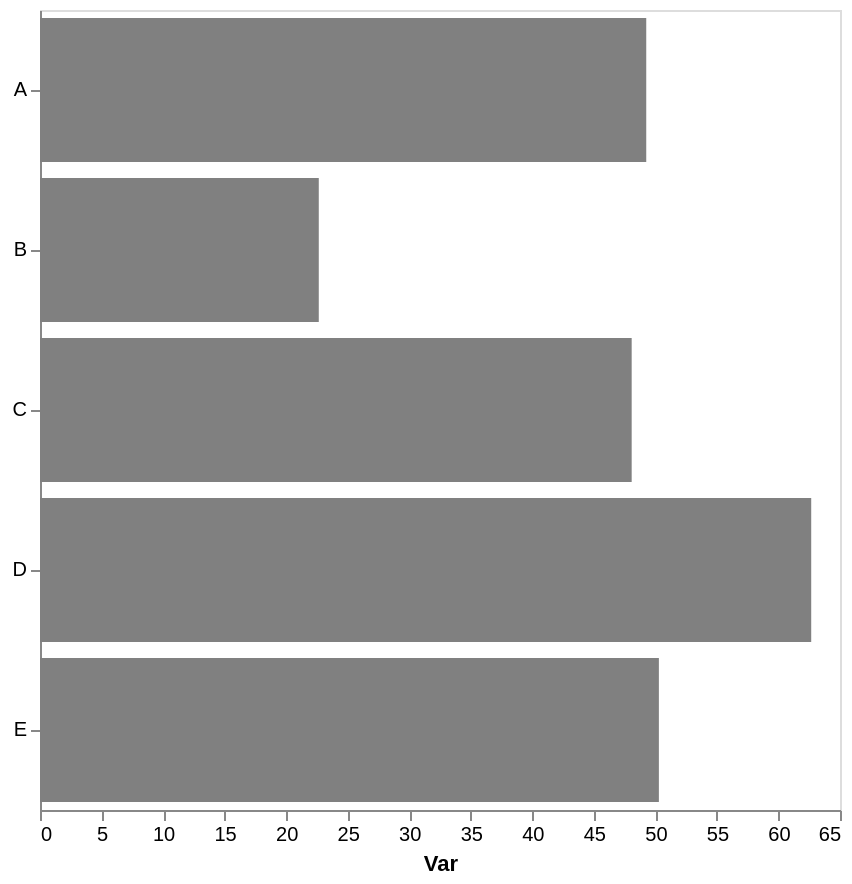

This figure's Vega-Lite source:
### Vega-Lite specification from a JSON file in a GitHub repository (floating-point values rounded to 4 significant figures)
{"config": {"view": {"continuousWidth": 300, "continuousHeight": 300}, "axis": {"grid": false}, "bar": {"color": "gray"}}, "data": {"name": "data-1bb3a6129a6c38f6db381bd39a3f6d29"}, "mark": {"type": "bar"}, "encoding": {"x": {"aggregate": "mean", "axis": {"title": "Var"}, "field": "var1", "type": "quantitative"}, "y": {"axis": {"title": null}, "field": "cat", "type": "nominal"}}, "height": 400, "width": 400, "$schema": "https://vega.github.io/schema/vega-lite/v5.17.0.json", "datasets": {"data-1bb3a6129a6c38f6db381bd39a3f6d29": [{"cat": "A", "var1": 42.75, "var2": 53.7}, {"cat": "E", "var1": 47.7, "var2": 50.77}, {"cat": "B", "var1": 23.73, "var2": 58.17}, {"cat": "A", "var1": 56.71, "var2": 49.16}, {"cat": "B", "var1": 21.58, "var2": 42.31}, {"cat": "A", "var1": 51.94, "var2": 45.12}, {"cat": "D", "var1": 62.66, "var2": 44.86}, {"cat": "E", "var1": 48.3, "var2": 41.4}, {"cat": "E", "var1": 54.85, "var2": 54.9}, {"cat": "A", "var1": 45.63, "var2": 36.82}, {"cat": "C", "var1": 40.86, "var2": 47.31}, {"cat": "C", "var1": 55.29, "var2": 37.35}]}}
